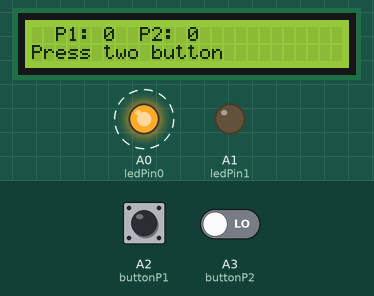
Recording of a sketch running on a simulated Arduino Uno, built with avr-gcc and run on an emulated ATmega328P. Shown: 26×2 character LCD, output pins drawn as LEDs (lit = HIGH). Dashed ring = blinking. Inputs (shaded band) come from the test bench; at power-on: A2 (buttonP1) LOW, A3 (buttonP2) LOW.

Above: at 1.2 s.
1.3 s: A2 (buttonP1) pulled HIGH for 3.2 s
At 3.0 s:
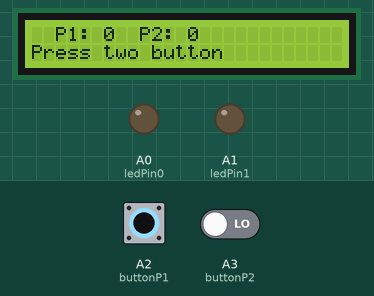
7.5 s: A2 (buttonP1) driven HIGH and A3 (buttonP2) driven HIGH
At 11.2 s:
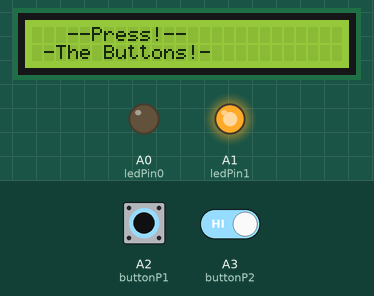
At 21.4 s:
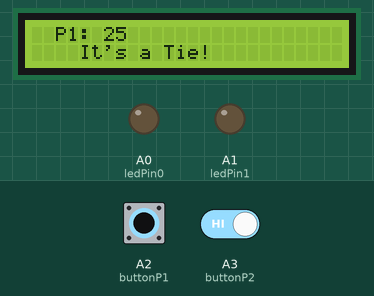
Timing chart, 0 to 40.9 s (numbered marks = the images above; inputs shaded):
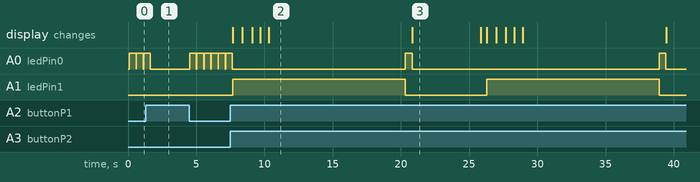

The sketch:

Iot.ino
```cpp
#include <Wire.h>
#include <Arduino.h>
#include <LiquidCrystal_I2C.h>

LiquidCrystal_I2C Icd(0x27, 26, 2);
const int ledPin0 = A0;   // red
const int ledPin1 = A1;   // green
const int buttonP1 = A2;  // p1
const int buttonP2 = A3;  // p2

bool gameActive = false;
bool countdownStarted = false;
unsigned long countdownStartTime;
const unsigned long countdownDuration = 10000;  // 10 seconds

int buttonCountP1 = 0;
int buttonCountP2 = 0;

void setup() {
  Icd.init();
  Icd.backlight();
  pinMode(ledPin0, OUTPUT);
  pinMode(ledPin1, OUTPUT);
  pinMode(buttonP1, INPUT);
  pinMode(buttonP2, INPUT);
}

void loop() {
  // Start
  if (!gameActive) {
    Icd.setCursor(2, 0);
    Icd.print("P1: " + String(buttonCountP1));
    Icd.setCursor(9, 0);
    Icd.print("P2: " + String(buttonCountP2));
    Icd.setCursor(0, 1);
    Icd.print("Press two button");


    if (digitalRead(buttonP1) == HIGH && digitalRead(buttonP2) == HIGH) {
      gameActive = true;
      countdownStarted = false;
      digitalWrite(ledPin1, HIGH);
      Icd.clear();
      Icd.setCursor(3, 0);
      Icd.print("1");
      delay(700);
      Icd.setCursor(6, 0);
      Icd.print(" 2 ");
      delay(700);
      Icd.setCursor(11, 0);
      Icd.print("3");
      delay(600);
      Icd.setCursor(5, 1);
      Icd.print("Go!!!!");
      delay(600);
      Icd.clear();
      Icd.setCursor(3, 0);
      Icd.print("--Press!--");
      Icd.setCursor(1, 1);
      Icd.print("-The Buttons!-");
      buttonCountP1 = 0;  // Reset button counts
      buttonCountP2 = 0;
    } else {
      if (digitalRead(buttonP1) == LOW && digitalRead(buttonP2) == LOW) {
        gameActive = false;
        digitalWrite(ledPin0, HIGH);
        delay(500);
        digitalWrite(ledPin0, LOW);
      }
    }
  } else {
    // Game is active
    if (!countdownStarted) {
      countdownStarted = true;//star time
      countdownStartTime = millis();// Countdown amount of time
    }

    if (millis() - countdownStartTime >= countdownDuration) {
      gameActive = false;//stop game
      countdownStarted = false;//stop time
      digitalWrite(ledPin1, LOW);
      digitalWrite(ledPin0, HIGH);
      delay(500);
      digitalWrite(ledPin0, LOW);
      // Display button counts and winner
      Icd.clear();
      Icd.setCursor(2, 0);
      Icd.print("P1: " + String(buttonCountP1));
      Icd.setCursor(6, 1);
      Icd.print("P2: " + String(buttonCountP2));

      if (buttonCountP1 > buttonCountP2) {
        Icd.setCursor(5, 1);
        Icd.print("P1 Wins!");
      } else if (buttonCountP2 > buttonCountP1) {
        Icd.setCursor(5, 1);
        Icd.print("P2 Wins!");
      } else {
        Icd.setCursor(4, 1);
        Icd.print("It's a Tie!");
      }
      delay(5000);  // Display result for 5 seconds
      Icd.clear();
    }

    // Check button presses and count
    if (digitalRead(buttonP1) == HIGH) {
      buttonCountP1++;
      delay(200);  // Debounce delay
    }
    if (digitalRead(buttonP2) == HIGH) {
      buttonCountP2++;
      delay(200);  // Debounce delay
    }
  }
}
```

Measured:
- after the input at 7.5 s, A1 (ledPin1): alternates HIGH for 12.6 s and LOW for 6.0 s, starting after 0.18 s; the display: first changes after 0.19 s (image 2 shows a later state)
- what the display in image 2 shows lasts 10.6 s, from 10.3 s to 20.9 s
